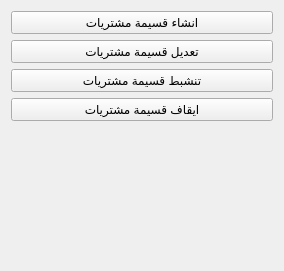
             <widget class="QWidget" name="QM_Prom_Voucher">
              <property name="geometry">
               <rect>
                <x>0</x>
                <y>0</y>
                <width>284</width>
                <height>271</height>
               </rect>
              </property>
              <attribute name="label">
               <string>قسيمة مشتريات عروض</string>
              </attribute>
              <layout class="QGridLayout" name="gridLayout_6">
               <item row="0" column="0">
                <widget class="QPushButton" name="QAct_Prom_Voucher_Add">
                 <property name="text">
                  <string>انشاء قسيمة مشتريات</string>
                 </property>
                </widget>
               </item>
               <item row="1" column="0">
                <widget class="QPushButton" name="QAct_Prom_Voucher_Edit">
                 <property name="text">
                  <string>تعديل قسيمة مشتريات</string>
                 </property>
                </widget>
               </item>
               <item row="2" column="0">
                <widget class="QPushButton" name="QAct_Prom_Voucher_Act">
                 <property name="text">
                  <string>تنشبط قسيمة مشتريات</string>
                 </property>
                </widget>
               </item>
               <item row="3" column="0">
                <widget class="QPushButton" name="QAct_Prom_Voucher_Deact">
                 <property name="text">
                  <string>ايقاف قسيمة مشتريات</string>
                 </property>
                </widget>
               </item>
               <item row="4" column="0">
                <spacer name="verticalSpacer_4">
                 <property name="orientation">
                  <enum>Qt::Vertical</enum>
                 </property>
                 <property name="sizeHint" stdset="0">
                  <size>
                   <width>20</width>
                   <height>87</height>
                  </size>
                 </property>
                </spacer>
               </item>
              </layout>
             </widget>
